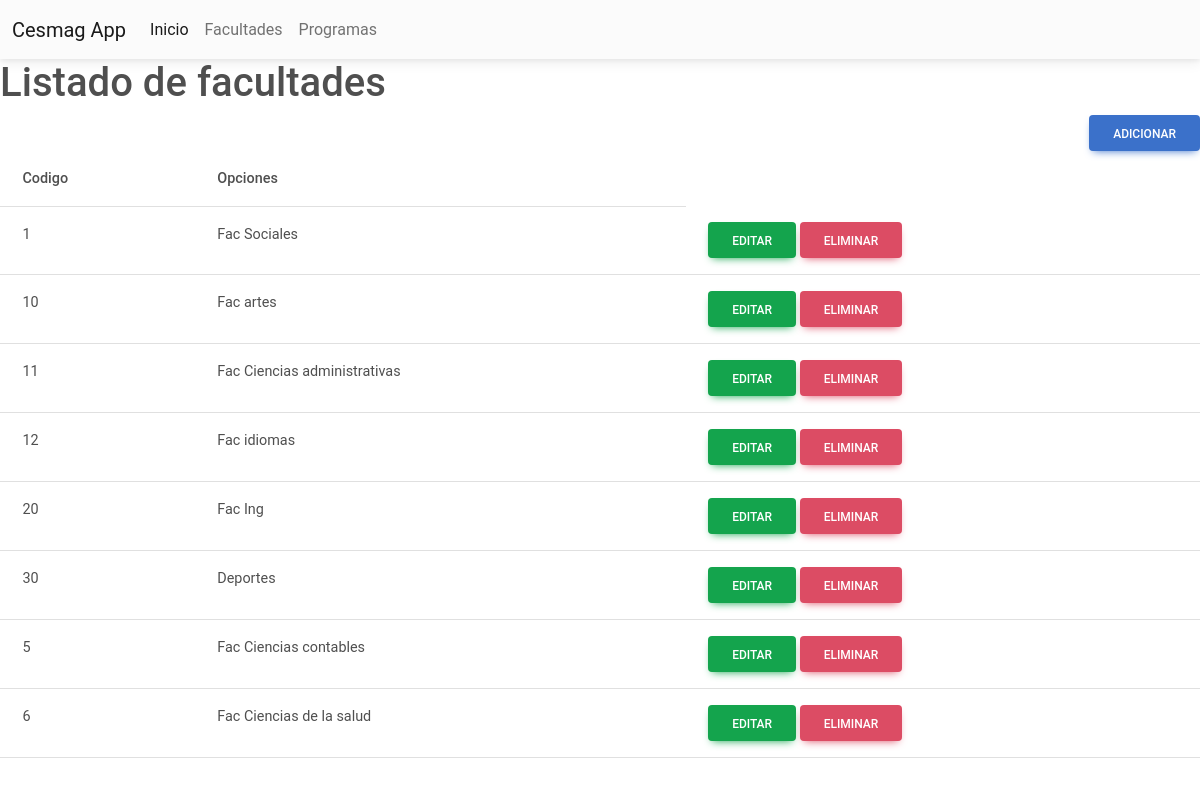
Screenshot of /facultades.php with the database file from the repository.
### tables this page shows
CREATE TABLE `facultades` (
  `codigoFac` varchar(5) NOT NULL,
  `nombreFac` varchar(100) NOT NULL
);

### facultades.php (the view, shortened to what this page needs)
<?php
include 'index.php';
include 'conexion.php';
?>
<h1> Listado de facultades </h1>
<div align ="right">
  <a class = "btn btn-primary" href="registro_facultades.php"> Adicionar </a>
</div>
<table class="table">
  <thead>
    <tr>
      <th scope="col">Codigo</th>
      <th scope="col">Opciones</th>
    </tr>
  </thead>
  <tbody>
  <?php
        $sql = "SELECT * FROM facultades";
        $result = $conn->query($sql);
        if ($result->num_rows > 0) {
            while($row = $result->fetch_assoc()) {
                echo "<tr>";
                echo "<td>".$row["codigoFac"]."</td>";
                echo "<td>".$row["nombreFac"]."</td>";
                echo "<td>
                    <a class='btn btn-success'>Editar</a>
                    <a class='btn btn-danger' href='eliminarFac.php?id=".$row["codigoFac"]."'>Eliminar</a>
                    </td>";
                echo "</tr>";
            }
        } else {
            echo "0 resultados";
        }
    ?>
  </tbody>
</table>

### index.php (shortened to what this page needs)
<!DOCTYPE html>
<html lang="en">
<head>
    <link rel="stylesheet" href="css/mdb.min.css">
</head>
<body>
    <nav class="navbar navbar-expand-lg navbar-light bg-light">
    <div class="container-fluid">
        <a class="navbar-brand" href="#">Cesmag App</a>
        <div class="collapse navbar-collapse" id="navbarNav">
        <ul class="navbar-nav">
            <li class="nav-item">
                <a class="nav-link active" aria-current="page" href="index.php">Inicio</a>
            </li>
            <li class="nav-item">
                <a class="nav-link" href="facultades.php">Facultades</a>
            </li>
                <li class="nav-item">
            <a class="nav-link" href="programas.php">Programas</a>
            </li>
        </ul>
        </div>
    </div>
    </nav>
</body>
</html>

### rows the page displays
facultades: codigoFac "1", nombreFac "Fac Sociales"
facultades: codigoFac "10", nombreFac "Fac artes"
facultades: codigoFac "11", nombreFac "Fac Ciencias administrativas"
facultades: codigoFac "12", nombreFac "Fac idiomas"
facultades: codigoFac "20", nombreFac "Fac Ing"
facultades: codigoFac "30", nombreFac "Deportes"
facultades: codigoFac "5", nombreFac "Fac Ciencias contables"
facultades: codigoFac "6", nombreFac "Fac Ciencias de la salud"
